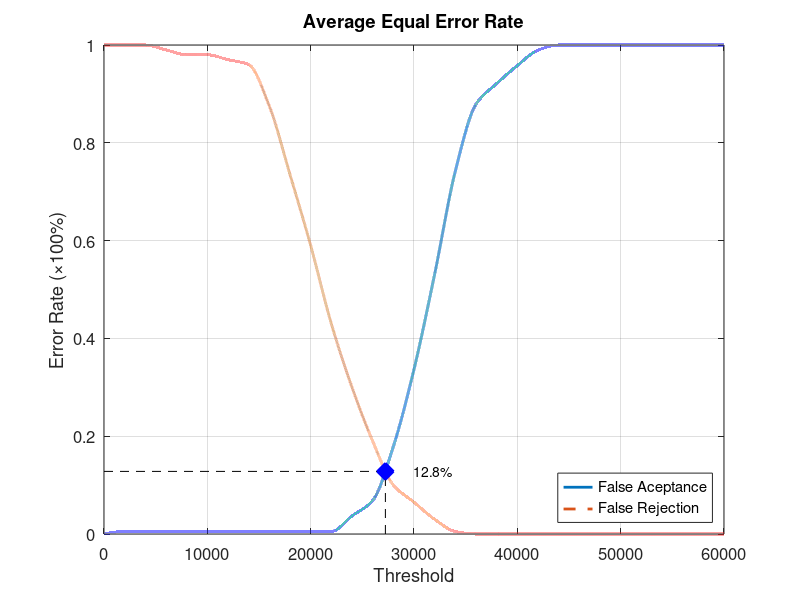
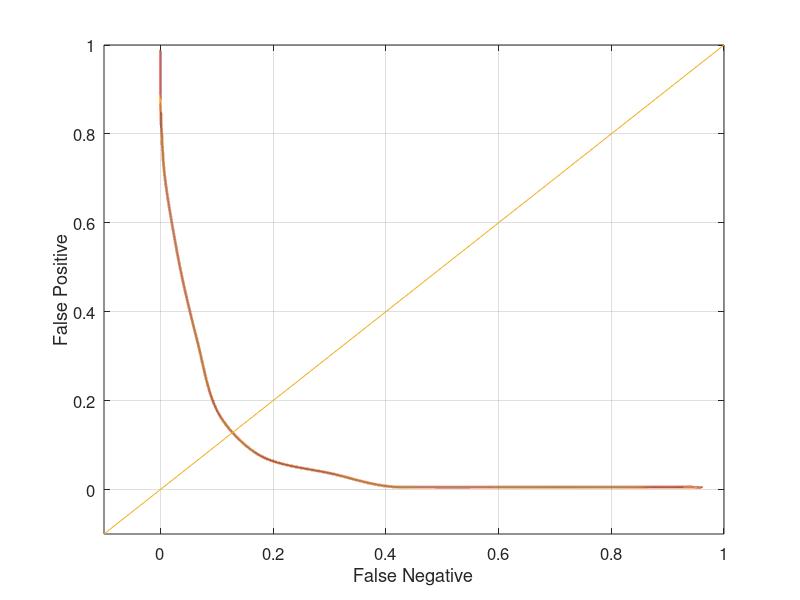

Source code (MATLAB) for these figures, in order:
function yEER = Database3_4
close all;
clear;
clc;
x = 0:2000:60000;
xq = 0:0.5:60000;

y0 = [0 0.00526316 0.00526316 0.00526316 0.00526316 0.00526316 0.00526316 0.00526316 0.00526316 0.00526316 0.00526316 0.00526316 0.0368421 0.0684211 0.178947 0.336842 0.531579 0.742105 0.878947 0.921053 0.957895 0.989474 1 1 1 1 1 1 1 1 1];
yy0 = interp1(x, y0, xq, 'pchip');
y1 = [1 1 1 0.99 0.98 0.98 0.97 0.96 0.875 0.735 0.59 0.43 0.3 0.19 0.1 0.065 0.03 0.005 0 0 0 0 0 0 0 0 0 0 0 0 0];
yy1 = interp1(x, y1, xq, 'pchip');

% Calculating EER: 
y2 = abs(y0 - y1);
find(y2 == min(y2))
yy2 = abs(yy0 - yy1);
xEER = find(yy2 == min(yy2));
xEERIndex = xq(xEER) % X-axis EER
yEER = yy0(xEER) % Y-axis EER

main = figure
plot(xq, yy0,'-','LineWidth', 2);	hold on
plot(xq, yy1,'--','LineWidth', 2);	hold on
plot([xEERIndex xEERIndex], [0 yEER], 'k--');	hold on
plot([0 xEERIndex], [yEER yEER], 'k--');	hold on
plot(xEERIndex, yEER, 'bx', 'LineWidth', 10);	hold on
text(xEERIndex + 10 * xEERIndex / 100, yEER, [num2str(round((10000 * yEER)) / 100) '%'])
legend('False Aceptance', 'False Rejection', 'Location', 'SouthEast')
xlabel('Threshold')
ylabel('Error Rate (\times100%)')
title('Average Equal Error Rate')
set(gca, 'FontSize', 12)
axis([0 60000 0 1])
grid on

print(main, 'Database3_4Main', '-dpng');
FNRxFPR = figure('Color', [1 1 1]);
plot(yy1, yy0, '-', yy1, yy0, 'LineWidth', 2);
hold on
y = -0.1:0.1:1
plot(y, y); 
set(gca, 'FontSize', 12)
xlabel('False Negative')
ylabel('False Positive')
axis([-0.1 1 -0.1 1])
set(gca, 'FontSize', 12)
grid on

print(FNRxFPR, 'Database3_4FNRxFPR','-dpng');
end
